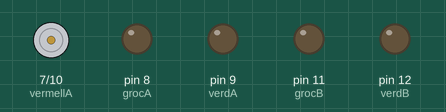
A sketch run on a simulated Arduino Uno, built with avr-gcc and run on an emulated ATmega328P. Shown: motor-driver pin pairs drawn as motors (green arrow = first pin HIGH = forward, orange = second pin HIGH = backward, longer = more drive), output pins drawn as LEDs (lit = HIGH).

Above: at 0.1 s.
At 6.1 s:
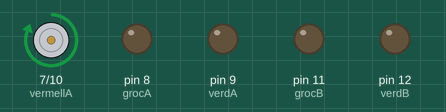
At 9.1 s:
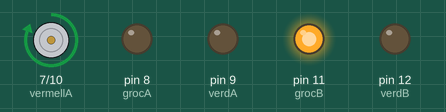
At 15.1 s:
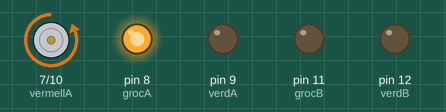
At 21.1 s:
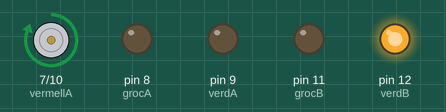
At 31.1 s:
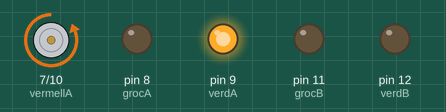
Timing chart, 0 to 40.0 s (numbered marks = the images above):
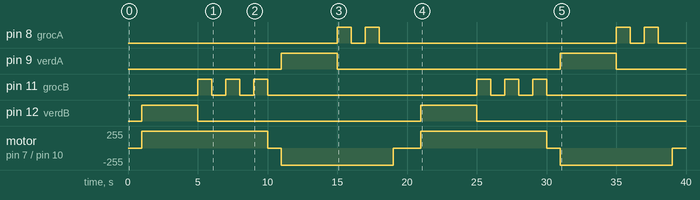

Measured:
- by itself, pin 8 (grocA): LOW → HIGH at 15.0 s, → LOW 1.0 s later, → HIGH 1.0 s later, → LOW 1.0 s later, … (8 changes in this stretch)
- by itself, pin 9 (verdA), pin 12 (verdB): alternates HIGH for 4.0 s and LOW for 16.0 s
- by itself, pin 11 (grocB): LOW → HIGH at 5.0 s, → LOW 1.0 s later, → HIGH 1.0 s later, → LOW 1.0 s later, … (12 changes in this stretch)
- by itself, motor on pin 7 (vermellA) / pin 10 (vermellB): stopped → forward 255/255 at 1.0 s, → stopped 9.0 s later, → backward 255/255 1.0 s later, → stopped 8.0 s later, … (8 changes in this stretch)

The sketch:

002_Cruilla_de_semafors.ino
```cpp
/**********************************************************************************
**                                                                               **
**                                     TÍTOL                                     **
**                       Posar un nom representatiu del projecte                 **
** NOM: Jose Roldan                                              DATA:XX/XX/20XX **
**********************************************************************************/
//************************************ INCLUDE ************************************

//************************************VARIABLES ***********************************
//Semafor A
const int vermellA  = 7;          // donar nom al pin 5 de l’Arduino
const int grocA  = 8;          // donar nom al pin 6 de l’Arduino
const int verdA  = 9;          // donar nom al pin 7 de l’Arduino
// Semafor B
const int vermellB = 10;          // donar nom al pin 8 de l’Arduino
const int grocB = 11;          // donar nom al pin 9 de l’Arduino
const int verdB = 12;         // donar nom al pin 10 de l’Arduino
unsigned T = 1000;

//************************************* SETUP *************************************
void setup()
{
  //Semafor A
 pinMode(vermellA,OUTPUT);
 pinMode(grocA, OUTPUT);
 pinMode(verdA, OUTPUT);
 //Semafor B
 pinMode(vermellB, OUTPUT);
 pinMode(grocB, OUTPUT);
 pinMode(verdB, OUTPUT);

}

//************************************* LOOP ***************************************
void loop()
{
  // 1
  // A
  digitalWrite (vermellA,HIGH);
  digitalWrite (grocA,LOW);
  digitalWrite (verdA,LOW);
  //B
  digitalWrite (vermellB,HIGH);
  digitalWrite (grocB,LOW);
  digitalWrite (verdB,LOW);
  delay(T);
  // 2
  // A
  digitalWrite (vermellA,HIGH);
  digitalWrite (grocA,LOW);
  digitalWrite (verdA,LOW);
  // B
  digitalWrite (vermellB,LOW);
  digitalWrite (grocB,LOW);
  digitalWrite (verdB,HIGH);
  delay(T);
  // 3
  // A
  digitalWrite (vermellA,HIGH);
  digitalWrite (grocA,LOW);
  digitalWrite (verdA,LOW);
  // B
  digitalWrite (vermellB,LOW);
  digitalWrite (grocB,LOW);
  digitalWrite (verdB,HIGH);
  delay(T);
  // 4
  // A
   digitalWrite (vermellA,HIGH);
  digitalWrite (grocA,LOW);
  digitalWrite (verdA,LOW);
  // B
   digitalWrite (vermellB,LOW);
  digitalWrite (grocB,LOW);
  digitalWrite (verdB,HIGH);
  delay(T);
  // 5
  // A
  digitalWrite (vermellA,HIGH);
  digitalWrite (grocA,LOW);
  digitalWrite (verdA,LOW);
  // B
  digitalWrite (vermellB,LOW);
  digitalWrite (grocB,LOW);
  digitalWrite (verdB,HIGH);
  delay(T);
  // 6
  // A
  digitalWrite (vermellA,HIGH);
  digitalWrite (grocA,LOW);
  digitalWrite (verdA,LOW);
  // B
  digitalWrite (vermellB,LOW);
  digitalWrite (grocB,HIGH);
  digitalWrite (verdB,LOW);
  delay(T);
  // 7
  // A
  digitalWrite (vermellA,HIGH);
  digitalWrite (grocA,LOW);
  digitalWrite (verdA,LOW);
  // B
  digitalWrite (vermellB,LOW);
  digitalWrite (grocB,LOW);
  digitalWrite (verdB,LOW);
  delay(T);
  // 8
  // A
  digitalWrite (vermellA,HIGH);
  digitalWrite (grocA,LOW);
  digitalWrite (verdA,LOW);
  // B
  digitalWrite (vermellB,LOW);
  digitalWrite (grocB,HIGH);
  digitalWrite (verdB,LOW);
  delay(T);
  // 9
  // A
  digitalWrite (vermellA,HIGH);
  digitalWrite (grocA,LOW);
  digitalWrite (verdA,LOW);
  // B
  digitalWrite (vermellB,LOW);
  digitalWrite (grocB,LOW);
  digitalWrite (verdB,LOW);
  delay(T);
  // 10
  // A
  digitalWrite (vermellA,HIGH);
  digitalWrite (grocA,LOW);
  digitalWrite (verdA,LOW);
  // B
  digitalWrite (vermellB,LOW);
  digitalWrite (grocB,HIGH);
  digitalWrite (verdB,LOW);
  delay(T);
  // 11
  // A
  digitalWrite (vermellA,HIGH);
  digitalWrite (grocA,LOW);
  digitalWrite (verdA,LOW);
  // B
  digitalWrite (vermellB,HIGH);
  digitalWrite (grocB,LOW);
  digitalWrite (verdB,LOW);
  delay(T);
  // 12
  // A
  digitalWrite (vermellA,LOW);
  digitalWrite (grocA,LOW);
  digitalWrite (verdA,HIGH);
  // B
  digitalWrite (vermellB,HIGH);
  digitalWrite (grocB,LOW);
  digitalWrite (verdB,LOW);
  delay(T);
  // 13
  // A
  digitalWrite (vermellA,LOW);
  digitalWrite (grocA,LOW);
  digitalWrite (verdA,HIGH);
  // B
  digitalWrite (vermellB,HIGH);
  digitalWrite (grocB,LOW);
  digitalWrite (verdB,LOW);
  delay(T);
  // 14
  // A
  digitalWrite (vermellA,LOW);
  digitalWrite (grocA,LOW);
  digitalWrite (verdA,HIGH);
  // B
  digitalWrite (vermellB,HIGH);
  digitalWrite (grocB,LOW);
  digitalWrite (verdB,LOW);
  delay(T);
  // 15
  // A
  digitalWrite (vermellA,LOW);
  digitalWrite (grocA,LOW);
  digitalWrite (verdA,HIGH);
  // B
  digitalWrite (vermellB,HIGH);
  digitalWrite (grocB,LOW);
  digitalWrite (verdB,LOW);
  delay(T);
  // 16
  // A
  digitalWrite (vermellA,LOW);
  digitalWrite (grocA,HIGH);
  digitalWrite (verdA,LOW);
  // B
  digitalWrite (vermellB,HIGH);
  digitalWrite (grocB,LOW);
  digitalWrite (verdB,LOW);
  delay(T);
  // 17
  // A
  digitalWrite (vermellA,LOW);
  digitalWrite (grocA,LOW);
  digitalWrite (verdA,LOW);
  // B
  digitalWrite (vermellB,HIGH);
  digitalWrite (grocB,LOW);
  digitalWrite (verdB,LOW);
  delay(T);
  // 18
  // A
  digitalWrite (vermellA,LOW);
  digitalWrite (grocA,HIGH);
  digitalWrite (verdA,LOW);
  // B
  digitalWrite (vermellB,HIGH);
  digitalWrite (grocB,LOW);
  digitalWrite (verdB,LOW);
  delay(T);
  // 19
  // A
  digitalWrite (vermellA,LOW);
  digitalWrite (grocA,LOW);
  digitalWrite (verdA,LOW);
  // B
  digitalWrite (vermellB,HIGH);
  digitalWrite (grocB,LOW);
  digitalWrite (verdB,LOW);
  delay(T);
  // 20
  // A
  digitalWrite (vermellA,HIGH);
  digitalWrite (grocA,LOW);
  digitalWrite (verdA,LOW);
  // B
  digitalWrite (vermellB,HIGH);
  digitalWrite (grocB,LOW);
  digitalWrite (verdB,LOW);
  delay(T);
}


//*********************************** FUNCIONS *************************************
```
